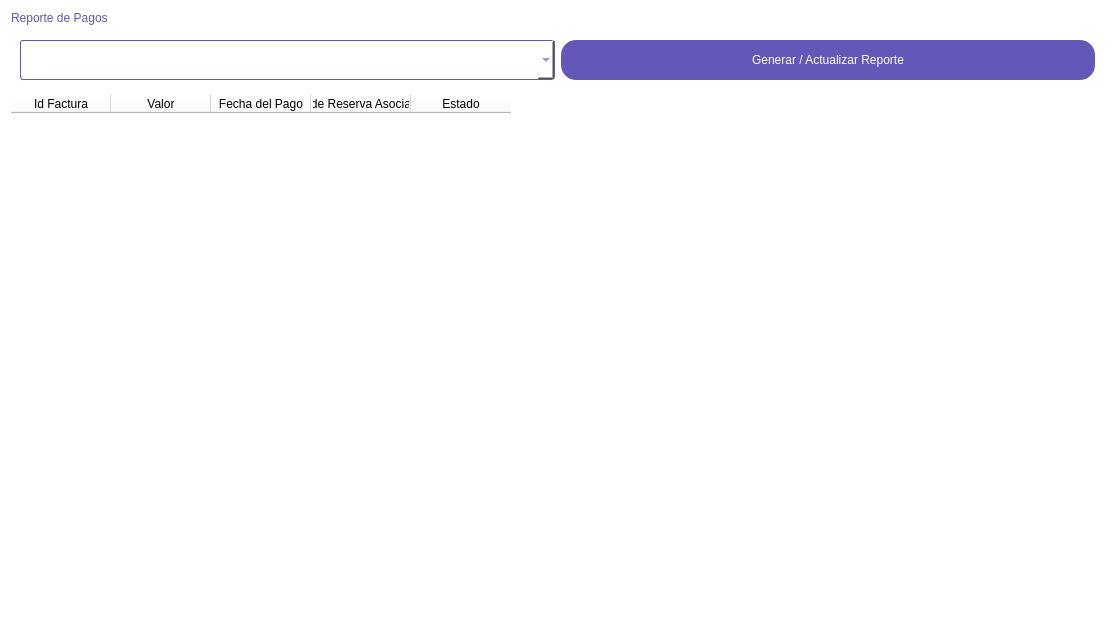
<?xml version="1.0" encoding="UTF-8"?>
<ui version="4.0">
 <class>Form</class>
 <widget class="QWidget" name="Form">
  <property name="geometry">
   <rect>
    <x>0</x>
    <y>0</y>
    <width>1115</width>
    <height>641</height>
   </rect>
  </property>
  <property name="windowTitle">
   <string>Form</string>
  </property>
  <property name="styleSheet">
   <string notr="true">QWidget
{
    background-color: white;
    border-radius: 20px;
}

QPushButton
{
    color: white;
    background-color: #6357B7;
    border-radius: 15px;
    font: 14pt &quot;Bahnschrift&quot;;
}

QPushButton:Pressed
{
    background-color: #C397E4;
}

QPushButton:disabled
{
    color: #6357B7;
    background-color: white;
    border-radius: 0px;
}

QLineEdit
{
    color: #6357B7;
    background-color: white;
    border : 2px solid #6357B7;
    border-radius: 15px;
    font: 10pt &quot;Bahnschrift&quot;;
    border: 1px solid #6357B7;
    padding: 10px;
}

QLabel
{
    background-color: transparent;
    color: #6357B7;
    font: 12pt &quot;Bahnschrift&quot;;
}

QComboBox
{
    border: 1px solid #6357B7;
    border-radius: 3px;
    padding: 1px 18px 1px 3px;
    min-width: 6em;
	color: #6357B7;
    font: 12pt &quot;Bahnschrift&quot;;
}

QTextEdit
{
    color: #6357B7;
    background-color: white;
    border : 2px solid #6357B7;
    border-radius: 15px;
    font: 14pt &quot;Bahnschrift&quot;;
    border: 1px solid #6357B7;
    padding: 13px;
}

QTableWidget
{
	color: #6357B7;
    font: 12pt &quot;Bahnschrift&quot;;
}
</string>
  </property>
  <layout class="QVBoxLayout" name="verticalLayout">
   <item>
    <widget class="QLabel" name="label">
     <property name="text">
      <string>Reporte de Pagos</string>
     </property>
    </widget>
   </item>
   <item>
    <widget class="QWidget" name="widget" native="true">
     <property name="maximumSize">
      <size>
       <width>16777215</width>
       <height>60</height>
      </size>
     </property>
     <layout class="QGridLayout" name="gridLayout">
      <item row="0" column="0">
       <widget class="QComboBox" name="comboBox">
        <property name="minimumSize">
         <size>
          <width>167</width>
          <height>40</height>
         </size>
        </property>
       </widget>
      </item>
      <item row="0" column="1">
       <widget class="QPushButton" name="pushButton">
        <property name="minimumSize">
         <size>
          <width>0</width>
          <height>40</height>
         </size>
        </property>
        <property name="text">
         <string>Generar / Actualizar Reporte</string>
        </property>
       </widget>
      </item>
     </layout>
    </widget>
   </item>
   <item>
    <widget class="QTableWidget" name="tableWidget">
     <column>
      <property name="text">
       <string>Id Factura</string>
      </property>
     </column>
     <column>
      <property name="text">
       <string>Valor</string>
      </property>
     </column>
     <column>
      <property name="text">
       <string>Fecha del Pago</string>
      </property>
     </column>
     <column>
      <property name="text">
       <string>Id de Reserva Asociada</string>
      </property>
     </column>
     <column>
      <property name="text">
       <string>Estado</string>
      </property>
     </column>
    </widget>
   </item>
  </layout>
 </widget>
 <resources/>
 <connections/>
</ui>
